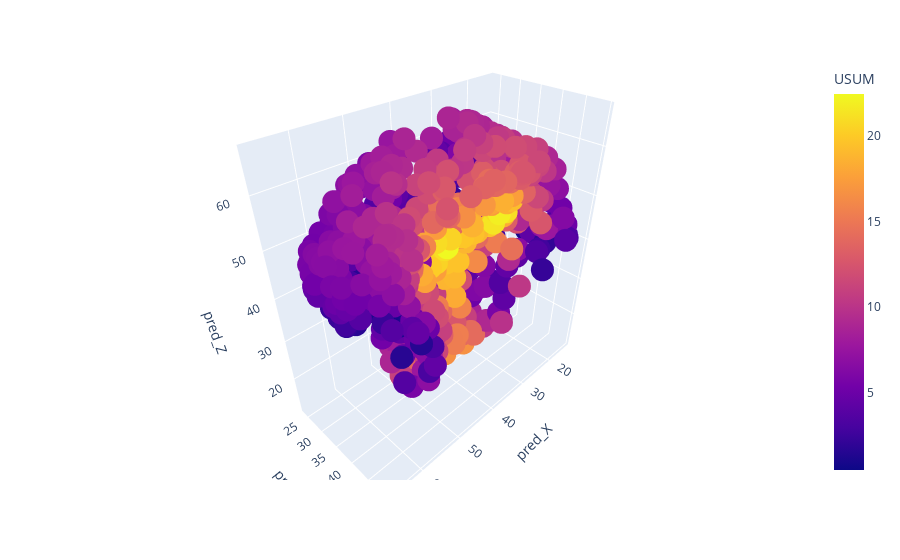

The code cell stored with this chart in its notebook:
### Code cell
px.scatter_3d(aux_plot,x="pred_X",y="pred_Y",z="pred_Z",color="USUM")

### Figure 1 — Plotly figure (JSON) as saved in the notebook; plotly's stock layout.template omitted (floating-point values rounded to 4 significant figures; data arrays with more than 128 entries replaced by an {"elided": "..."} marker saying what was removed)
{"data": [{"hovertemplate": "pred_X=%{x}<br>pred_Y=%{y}<br>pred_Z=%{z}<br>USUM=%{marker.color}<extra></extra>", "legendgroup": "", "marker": {"color": {"elided": "699 float values"}, "coloraxis": "coloraxis", "symbol": "circle"}, "mode": "markers", "name": "", "scene": "scene", "showlegend": false, "type": "scatter3d", "x": {"elided": "699 float values"}, "y": {"elided": "699 float values"}, "z": {"elided": "699 float values"}}], "layout": {"coloraxis": {"colorbar": {"title": {"text": "USUM"}}, "colorscale": [[0, "#0d0887"], [0.1111, "#46039f"], [0.2222, "#7201a8"], [0.3333, "#9c179e"], [0.4444, "#bd3786"], [0.5556, "#d8576b"], [0.6667, "#ed7953"], [0.7778, "#fb9f3a"], [0.8889, "#fdca26"], [1, "#f0f921"]]}, "legend": {"tracegroupgap": 0}, "margin": {"t": 60}, "scene": {"domain": {"x": [0, 1], "y": [0, 1]}, "xaxis": {"title": {"text": "pred_X"}}, "yaxis": {"title": {"text": "pred_Y"}}, "zaxis": {"title": {"text": "pred_Z"}}}}}
